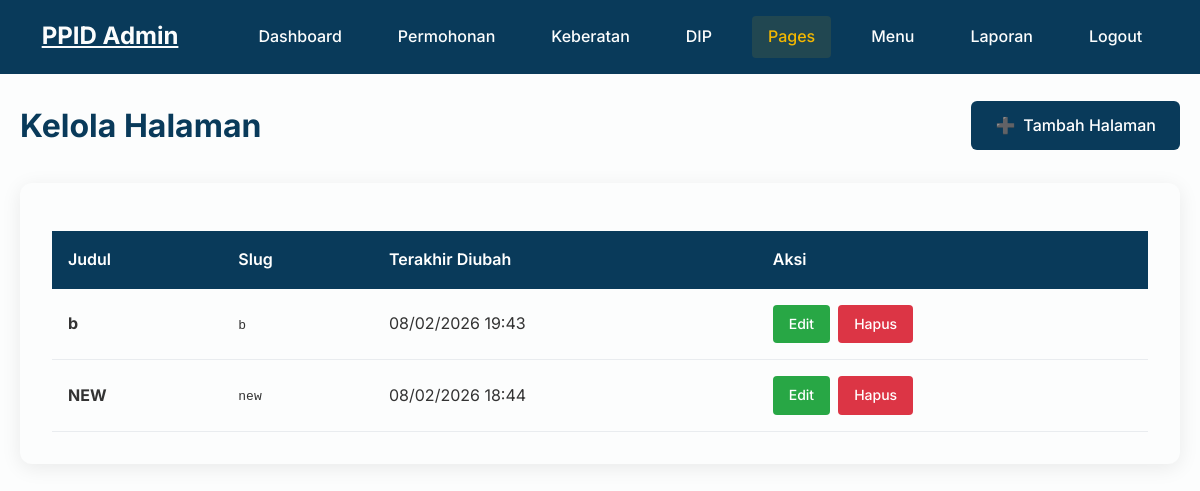
Page /admin/pages/index.php (signed in) on the committed database.
### tables this page shows
CREATE TABLE `pages` (
  `id` int(11) NOT NULL,
  `title` varchar(255) NOT NULL,
  `slug` varchar(255) NOT NULL,
  `content` text DEFAULT NULL,
  `created_at` timestamp NOT NULL DEFAULT current_timestamp(),
  `updated_at` timestamp NOT NULL DEFAULT current_timestamp() ON UPDATE current_timestamp()
);

### admin/pages/index.php (the view, shortened to what this page needs)
<?php
require_once '../../includes/config.php';
$pages = $conn->query("SELECT id, title, slug, created_at, updated_at FROM pages ORDER BY updated_at DESC");
?>
<!DOCTYPE html>
<html lang="id">
<head>
    <link rel="stylesheet" href="../../css/style.css">
</head>
<body class="admin-body admin-pages-index">
    <header class="header" id="header">
        <div class="container">
            <div class="header-content">
                <div class="logo">
                    <h2><a href="../dashboard.php" style="color: #FCFDFD;">PPID Admin</a></h2>
                </div>
                <nav class="nav-menu">
                    <ul class="nav-list">
                        <li><a href="../dashboard.php" class="nav-link">Dashboard</a></li>
                        <li><a href="../permohonan/index.php" class="nav-link">Permohonan</a></li>
                        <li><a href="../keberatan/index.php" class="nav-link">Keberatan</a></li>
                        <li><a href="../dip/index.php" class="nav-link">DIP</a></li>
                        <li><a href="index.php" class="nav-link active">Pages</a></li>
                        <li><a href="../menus/index.php" class="nav-link">Menu</a></li>
                        <li><a href="../laporan.php" class="nav-link">Laporan</a></li>
                        <li><a href="../logout.php" class="nav-link">Logout</a></li>
                    </ul>
                </nav>
            </div>
        </div>
    </header>
    <main class="admin-page">
        <div class="page-header">
            <h1 class="page-title">Kelola Halaman</h1>
            <a href="create.php" class="btn-primary">
                <span>➕</span>
                Tambah Halaman
            </a>
        </div>
        <div class="section-card">
            <?php if ($pages->num_rows > 0): ?>
                <table class="pages-table">
                    <thead>
                        <tr>
                            <th>Judul</th>
                            <th>Slug</th>
                            <th>Terakhir Diubah</th>
                            <th>Aksi</th>
                        </tr>
                    </thead>
                    <tbody>
                        <?php while ($page = $pages->fetch_assoc()): ?>
                            <tr>
                                <td>
                                    <strong><?php echo htmlspecialchars($page['title']); ?></strong>
                                </td>
                                <td>
                                    <code><?php echo htmlspecialchars($page['slug']); ?></code>
                                </td>
                                <td>
                                    <?php
                                    $updated = new DateTime($page['updated_at']);
                                    echo $updated->format('d/m/Y H:i');
                                    ?>
                                </td>
                                <td>
                                    <div class="action-buttons">
                                        <a href="edit.php?id=<?php echo $page['id']; ?>" class="btn-edit">
                                            Edit
                                        </a>
                                        <a href="index.php?action=delete&id=<?php echo $page['id']; ?>"
                                           class="btn-delete"
                                           onclick="return confirm('Apakah Anda yakin ingin menghapus halaman ini?')">
                                            Hapus
                                        </a>
                                    </div>
                                </td>
                            </tr>
                        <?php endwhile; ?>
                    </tbody>
                </table>
            <?php endif; ?>
        </div>
    </main>
</body>
</html>

### rows in the picture
pages: title "b", slug "b", updated_at "08/02/2026 19:43"
pages: title "NEW", slug "new", updated_at "08/02/2026 18:44"
